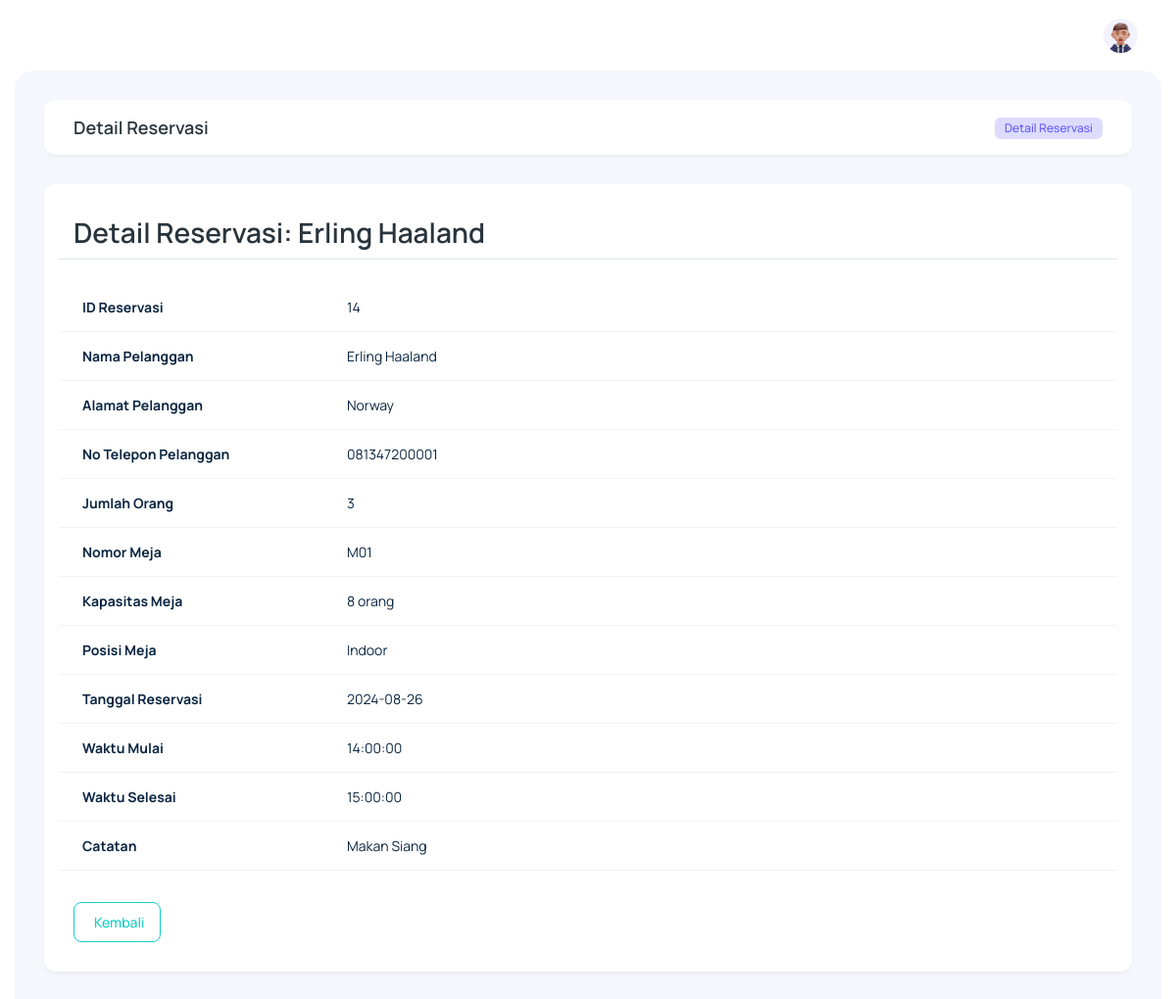
/?page=reservasiDetail&id_reservasi=14 (signed in), run on the app's committed database.
### tables this page shows
CREATE TABLE `reservasi` (
  `id_reservasi` int(11) NOT NULL,
  `tanggal_reservasi` date NOT NULL,
  `waktu_mulai` time NOT NULL,
  `waktu_selesai` time NOT NULL,
  `meja_id` int(11) NOT NULL,
  `pelanggan_id` int(11) NOT NULL,
  `catatan` varchar(50) DEFAULT NULL,
  `jumlah_orang` int(11) NOT NULL
);

CREATE TABLE `pelanggan` (
  `id_pelanggan` int(11) NOT NULL,
  `nama_pelanggan` varchar(30) NOT NULL,
  `alamat` varchar(30) NOT NULL,
  `no_telepon` varchar(15) NOT NULL
);

CREATE TABLE `meja` (
  `id_meja` int(11) NOT NULL,
  `no_meja` varchar(10) NOT NULL,
  `kapasitas` int(11) NOT NULL,
  `posisi` enum('Outdoor','Indoor') NOT NULL
);

### pages/reservasi/reservasiDetail.php (the view, shortened to what this page needs)
<?php
include('./config/connection.php');
$idReservasi = isset($_GET['id_reservasi']) ? intval($_GET['id_reservasi']) : 0;
$queryGetDetail = "SELECT r.*, m.no_meja, m.kapasitas, m.posisi, p.nama_pelanggan, p.alamat, p.no_telepon
                    FROM reservasi r
                    JOIN meja m ON r.meja_id = m.id_meja
                    JOIN pelanggan p ON r.pelanggan_id = p.id_pelanggan
                    WHERE r.id_reservasi = $idReservasi";
$resultGetDetail = mysqli_query($connection, $queryGetDetail);
if ($resultGetDetail) {
    $dataReservasi = mysqli_fetch_assoc($resultGetDetail);
} else {
    die("Error: " . mysqli_error($connection));
}
?>
<div class="body-wrapper">
    <div class="container-fluid">
        <div class="card card-body py-3">
            <div class="row align-items-center">
                <div class="col-12">
                    <div class="d-sm-flex align-items-center justify-space-between">
                        <h4 class="mb-4 mb-sm-0 card-title">Detail Reservasi</h4>
                        <nav aria-label="breadcrumb" class="ms-auto">
                            <ol class="breadcrumb">
                                <li class="breadcrumb-item my-auto" aria-current="page">
                                    <span class="badge fw-medium fs-2 bg-primary-subtle text-primary"> Detail Reservasi </span>
                                </li>
                            </ol>
                        </nav>
                    </div>
                </div>
            </div>
        </div>
        <div class="card card-body">
            <div class="row">
                <h3>Detail Reservasi: <?= htmlspecialchars($dataReservasi['nama_pelanggan']); ?></h3>
                <hr class="mb-4">
                <table class="table table-hover">
                    <tbody>
                        <tr>
                            <td class="col-6 col-md-3">
                                <p class="mb-0 text-dark fw-bolder">ID Reservasi</p>
                            </td>
                            <td class="col-6 col-md-9">
                                <p class="mb-0 text-dark"><?= htmlspecialchars($dataReservasi['id_reservasi']); ?></p>
                            </td>
                        </tr>
                        <tr>
                            <td class="col-6 col-md-3">
                                <p class="mb-0 text-dark fw-bolder">Nama Pelanggan</p>
                            </td>
                            <td class="col-6 col-md-9">
                                <p class="mb-0 text-dark"><?= htmlspecialchars($dataReservasi['nama_pelanggan']); ?></p>
                            </td>
                        </tr>
                        <tr>
                            <td class="col-6 col-md-3">
                                <p class="mb-0 text-dark fw-bolder">Alamat Pelanggan</p>
                            </td>
                            <td class="col-6 col-md-9">
                                <p class="mb-0 text-dark"><?= htmlspecialchars($dataReservasi['alamat']); ?></p>
                            </td>
                        </tr>
                        <tr>
                            <td class="col-6 col-md-3">
                                <p class="mb-0 text-dark fw-bolder">No Telepon Pelanggan</p>
                            </td>
                            <td class="col-6 col-md-9">
                                <p class="mb-0 text-dark"><?= htmlspecialchars($dataReservasi['no_telepon']); ?></p>
                            </td>
                        </tr>
                        <tr>
                            <td class="col-6 col-md-3">
                                <p class="mb-0 text-dark fw-bolder">Jumlah Orang</p>
                            </td>
                            <td class="col-6 col-md-9">
                                <p class="mb-0 text-dark"><?= htmlspecialchars($dataReservasi['jumlah_orang']); ?></p>
                            </td>
                        </tr>
                        <tr>
                            <td class="col-6 col-md-3">
                                <p class="mb-0 text-dark fw-bolder">Nomor Meja</p>
                            </td>
                            <td class="col-6 col-md-9">
                                <p class="mb-0 text-dark"><?= htmlspecialchars($dataReservasi['no_meja']); ?></p>
                            </td>
                        </tr>
                        <tr>
                            <td class="col-6 col-md-3">
                                <p class="mb-0 text-dark fw-bolder">Kapasitas Meja</p>
                            </td>
                            <td class="col-6 col-md-9">
                                <p class="mb-0 text-dark"><?= htmlspecialchars($dataReservasi['kapasitas']); ?> orang</p>
                            </td>
                        </tr>
                        <tr>
                            <td class="col-6 col-md-3">
                                <p class="mb-0 text-dark fw-bolder">Posisi Meja</p>
                            </td>
                            <td class="col-6 col-md-9">
                                <p class="mb-0 text-dark"><?= htmlspecialchars($dataReservasi['posisi']); ?></p>
                            </td>
                        </tr>
                        <tr>
                            <td class="col-6 col-md-3">
                                <p class="mb-0 text-dark fw-bolder">Tanggal Reservasi</p>
                            </td>
                            <td class="col-6 col-md-9">
                                <p class="mb-0 text-dark"><?= htmlspecialchars($dataReservasi['tanggal_reservasi']); ?></p>
                            </td>
                        </tr>
                        <tr>
                            <td class="col-6 col-md-3">
                                <p class="mb-0 text-dark fw-bolder">Waktu Mulai</p>
                            </td>
                            <td class="col-6 col-md-9">
                                <p class="mb-0 text-dark"><?= htmlspecialchars($dataReservasi['waktu_mulai']); ?></p>
                            </td>
                        </tr>
                        <tr>
                            <td class="col-6 col-md-3">
                                <p class="mb-0 text-dark fw-bolder">Waktu Selesai</p>
                            </td>
                            <td class="col-6 col-md-9">
                                <p class="mb-0 text-dark"><?= htmlspecialchars($dataReservasi['waktu_selesai']); ?></p>
                            </td>
                        </tr>
                        <tr>
                            <td class="col-6 col-md-3">
                                <p class="mb-0 text-dark fw-bolder">Catatan</p>
                            </td>
                            <td class="col-6 col-md-9">
                                <p class="mb-0 text-dark"><?= htmlspecialchars($dataReservasi['catatan']); ?></p>
                            </td>
                        </tr>
                    </tbody>
                </table>
                <div class="mt-3">
                    <a href="?page=reservasiData" class="d-inline-flex justify-content-center align-items-center btn btn-outline-secondary me-2">
                        <iconify-icon icon="fluent:arrow-left-24-filled" class="me-1 fs-5 d-inline-flex align-items-center"></iconify-icon>Kembali
                    </a>
                </div>
            </div>
        </div>
    </div>
</div>

### layouts/mainWrapper.php (style rules this page uses)
html { display: none; }

### data on the page
reservasi: pelanggan.nama_pelanggan "Erling Haaland", id_reservasi "14", pelanggan.alamat "Norway", pelanggan.no_telepon "081347200001", jumlah_orang "3", meja.no_meja "M01", meja.kapasitas "8", meja.posisi "Indoor", tanggal_reservasi "2024-08-26", waktu_mulai "14:00:00", waktu_selesai "15:00:00", catatan "Makan Siang"
